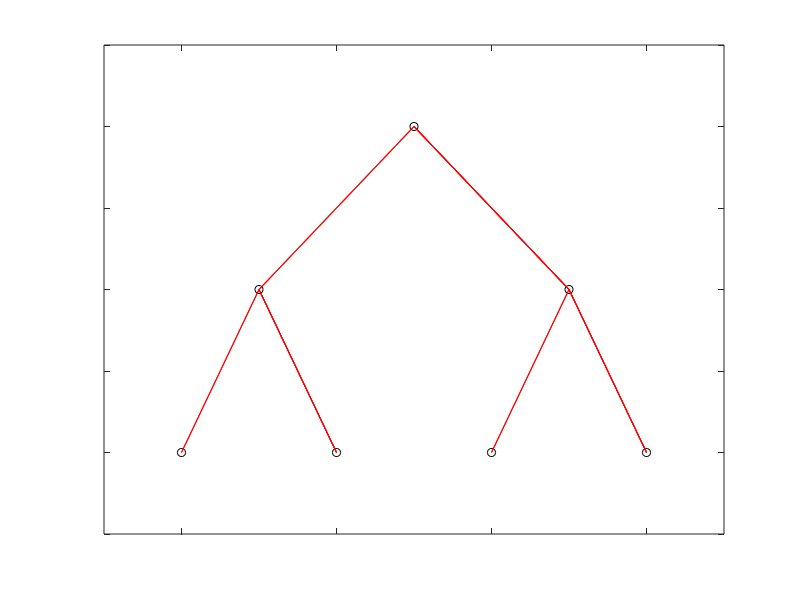

MATLAB code for this plot: (Note: this script raises an error after producing the figure.)
clear
clc
%test
p = [2 4 2 0 6 4 6];
treeplot(p)
[x,y] = treelayout(p);
text(x+0.02,y,{1,2,3,4,5,6,7})

                

    